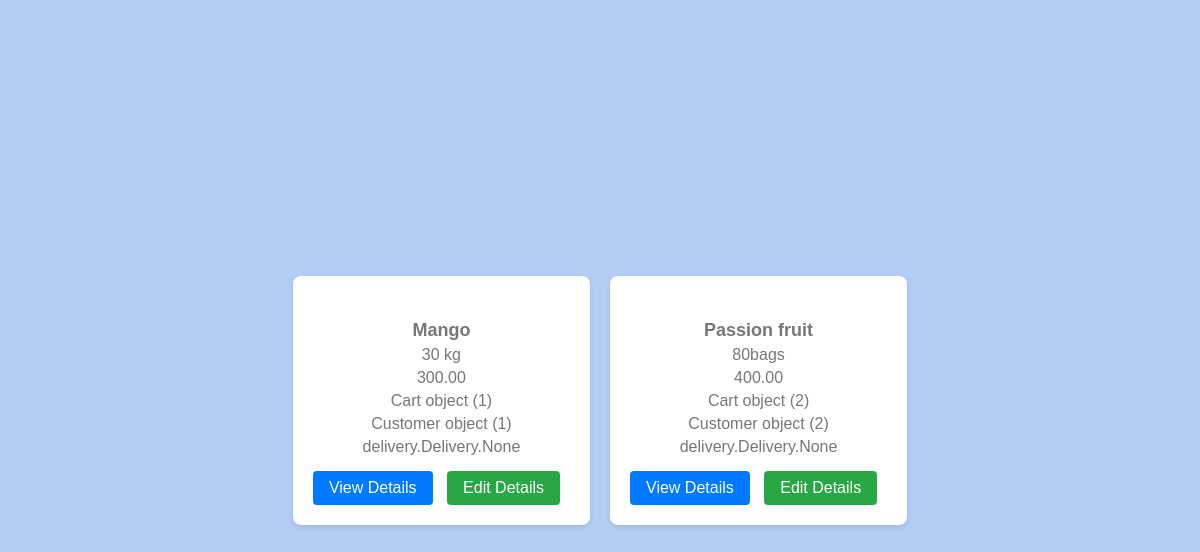
Page /order/orders/list on the earlier database version.
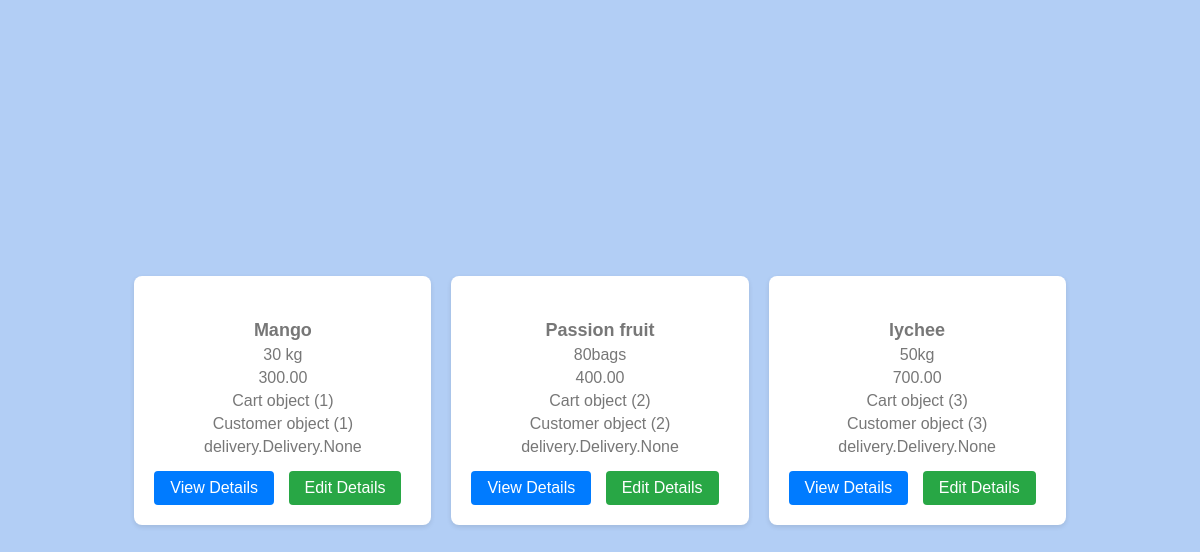
Same page on the later database version.
### order/models.py (models this page shows)
class Order(models.Model):
    name = models.CharField(max_length=32)
    quantity= models.TextField()
    price = models.DecimalField(max_digits=8, decimal_places=2)
    basket = models.OneToOneField(Cart, on_delete=models.CASCADE)
    customer = models.ForeignKey(Customer, on_delete=models.CASCADE)
    shipments = models.ManyToManyField(Delivery)

### cart/models.py (models this page shows)
class Cart(models.Model):
    class Meta:
       verbose_name_plural = "Product_cart"
    products = models.ManyToManyField(Product)
    product_name = models.CharField(max_length=32)
    product_price = models.IntegerField()
    product_quantity = models.IntegerField()
    product_image= models.ImageField()
    date_added = models.DateTimeField()

### customer/models.py (models this page shows, shortened)
class Customer(models.Model):
    user = models.OneToOneField(User,null= True,on_delete=models.CASCADE)
    firstname=models.CharField(max_length=42)
    lastname=models.CharField(max_length=42)
    email=models.EmailField(max_length=12)
    phonenumber=models.CharField(max_length=20)
    password = models.CharField(max_length=10)
    address=models.CharField(max_length=32)

### order/views.py (the view)
# urls.py: path("orders/list",order_list_view,name ="order_list_view"),
def order_list_view(request):
    orders = Order.objects.all()
    return render(request,"order/order_list.html",{"orders":orders})

### templates/order/order_list.html (shortened to what this page needs)
<!DOCTYPE html>
<html lang="en">
<head>
</head>
<body>
    <div class="order-container">
        {% for order in orders %}
        <div class="order">
            <p class="order-title">{{ order.name }}</p>
            <p>{{ order.quantity }}</p>
            <p>{{ order.price }}</p>
            <p>{{ order.basket }}</p>
            <p>{{ order.customer }}</p>
            <p>{{ order.shipments }}</p>
            <div class="order-buttons">
                <a href="{% url 'order_detail_view' id=order.id %}">View Details</a>
                <a href="{% url 'order_update_view' id=order.id %}" class="edit">Edit Details</a>
            </div>
        </div>
        {% endfor %}
    </div>
</body>
</html>

Differences in the rows shown:
added Order: name "lychee", quantity "50kg", price "700.00", basket "Cart object (3)", customer "Customer object (3)", shipments "delivery.Delivery.None"
